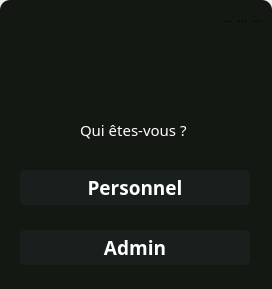
<?xml version="1.0" encoding="UTF-8"?>
<ui version="4.0">
 <class>choix_principal</class>
 <widget class="QWidget" name="choix_principal">
  <property name="geometry">
   <rect>
    <x>0</x>
    <y>0</y>
    <width>272</width>
    <height>289</height>
   </rect>
  </property>
  <property name="windowTitle">
   <string>Form</string>
  </property>
  <widget class="QFrame" name="frame">
   <property name="enabled">
    <bool>true</bool>
   </property>
   <property name="geometry">
    <rect>
     <x>0</x>
     <y>0</y>
     <width>272</width>
     <height>347</height>
    </rect>
   </property>
   <property name="styleSheet">
    <string notr="true">QFrame{
	background:rgba(12,18,12,0.97);
	border-radius:10px;
}</string>
   </property>
   <property name="frameShape">
    <enum>QFrame::StyledPanel</enum>
   </property>
   <property name="frameShadow">
    <enum>QFrame::Raised</enum>
   </property>
   <widget class="QToolButton" name="close">
    <property name="geometry">
     <rect>
      <x>250</x>
      <y>10</y>
      <width>15</width>
      <height>15</height>
     </rect>
    </property>
    <property name="styleSheet">
     <string notr="true">QToolButton{
border-radius:45px;
}

QToolButton:hover{
border-radius:45px;
background:red;
}</string>
    </property>
    <property name="text">
     <string>...</string>
    </property>
    <property name="icon">
     <iconset resource="ressource.qrc">
      <normaloff>:/assets/exit-btn.png</normaloff>:/assets/exit-btn.png</iconset>
    </property>
   </widget>
   <widget class="QToolButton" name="toolButton_2">
    <property name="geometry">
     <rect>
      <x>70</x>
      <y>20</y>
      <width>141</width>
      <height>91</height>
     </rect>
    </property>
    <property name="styleSheet">
     <string notr="true">QToolButton{
background:transparent;
border-radius:60px;
}</string>
    </property>
    <property name="text">
     <string/>
    </property>
    <property name="icon">
     <iconset resource="ressource.qrc">
      <normaloff>:/assets/logo.png</normaloff>:/assets/logo.png</iconset>
    </property>
    <property name="iconSize">
     <size>
      <width>128</width>
      <height>128</height>
     </size>
    </property>
   </widget>
   <widget class="QToolButton" name="fullscreen_2">
    <property name="geometry">
     <rect>
      <x>235</x>
      <y>10</y>
      <width>15</width>
      <height>15</height>
     </rect>
    </property>
    <property name="styleSheet">
     <string notr="true">QToolButton{
border-radius:45px;
}</string>
    </property>
    <property name="text">
     <string>...</string>
    </property>
    <property name="icon">
     <iconset resource="ressource.qrc">
      <normaloff>:/assets/window-btn-disabled.png</normaloff>:/assets/window-btn-disabled.png</iconset>
    </property>
   </widget>
   <widget class="QToolButton" name="reduced_2">
    <property name="geometry">
     <rect>
      <x>220</x>
      <y>10</y>
      <width>15</width>
      <height>15</height>
     </rect>
    </property>
    <property name="styleSheet">
     <string notr="true">QToolButton{
border-radius:45px;
}

QToolButton:hover{
border-radius:45px;
background:red;
}</string>
    </property>
    <property name="text">
     <string>...</string>
    </property>
    <property name="icon">
     <iconset resource="ressource.qrc">
      <normaloff>:/assets/downarrow-btn.png</normaloff>:/assets/downarrow-btn.png</iconset>
    </property>
   </widget>
   <widget class="QLabel" name="label">
    <property name="geometry">
     <rect>
      <x>80</x>
      <y>120</y>
      <width>121</width>
      <height>20</height>
     </rect>
    </property>
    <property name="font">
     <font>
      <family>Montserrat Light</family>
      <pointsize>11</pointsize>
     </font>
    </property>
    <property name="styleSheet">
     <string notr="true">QLabel {
    color: white;
	background: transparent;
}</string>
    </property>
    <property name="text">
     <string>Qui êtes-vous ?</string>
    </property>
   </widget>
   <widget class="QPushButton" name="personnel">
    <property name="geometry">
     <rect>
      <x>20</x>
      <y>170</y>
      <width>230</width>
      <height>35</height>
     </rect>
    </property>
    <property name="font">
     <font>
      <family>Montserrat SemiBold</family>
      <pointsize>14</pointsize>
      <bold>true</bold>
     </font>
    </property>
    <property name="cursor">
     <cursorShape>PointingHandCursor</cursorShape>
    </property>
    <property name="styleSheet">
     <string notr="true">QPushButton{
background:#181F1C;
border-radius:5px;
color: #ffffff;
}

QPushButton:hover{
color:#ffffff;
background:#C20114;
}</string>
    </property>
    <property name="text">
     <string>Personnel</string>
    </property>
   </widget>
   <widget class="QPushButton" name="admin">
    <property name="geometry">
     <rect>
      <x>20</x>
      <y>230</y>
      <width>230</width>
      <height>35</height>
     </rect>
    </property>
    <property name="font">
     <font>
      <family>Montserrat SemiBold</family>
      <pointsize>14</pointsize>
      <bold>true</bold>
     </font>
    </property>
    <property name="cursor">
     <cursorShape>PointingHandCursor</cursorShape>
    </property>
    <property name="styleSheet">
     <string notr="true">QPushButton{
background:#181F1C;
border-radius:5px;
color: #ffffff;
}

QPushButton:hover{
color:#ffffff;
background:#C20114;
}</string>
    </property>
    <property name="text">
     <string>Admin</string>
    </property>
   </widget>
  </widget>
 </widget>
 <resources>
  <include location="ressource.qrc"/>
 </resources>
 <connections/>
</ui>
